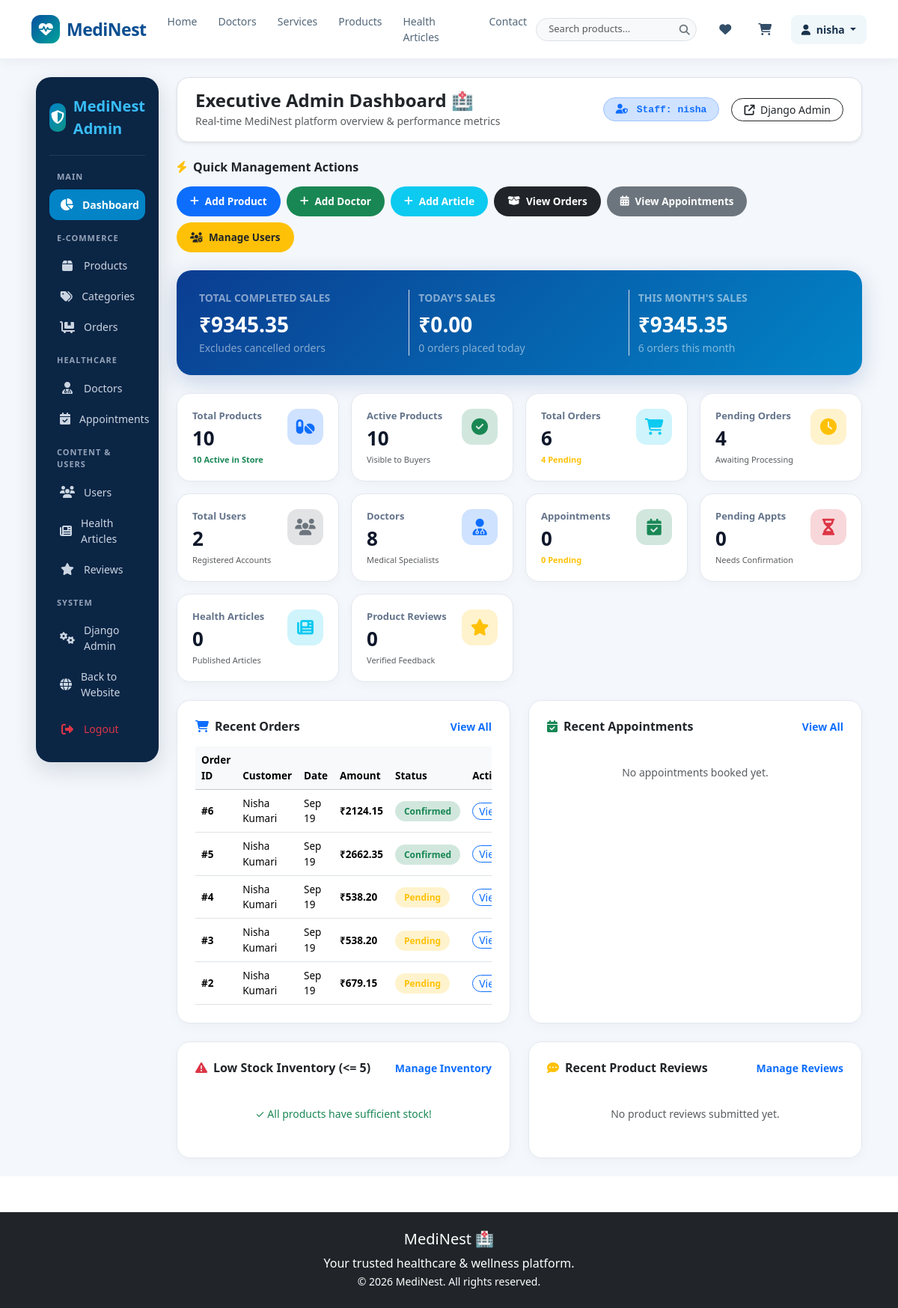
The page /admin-dashboard/ (signed in) on the database as committed earlier.
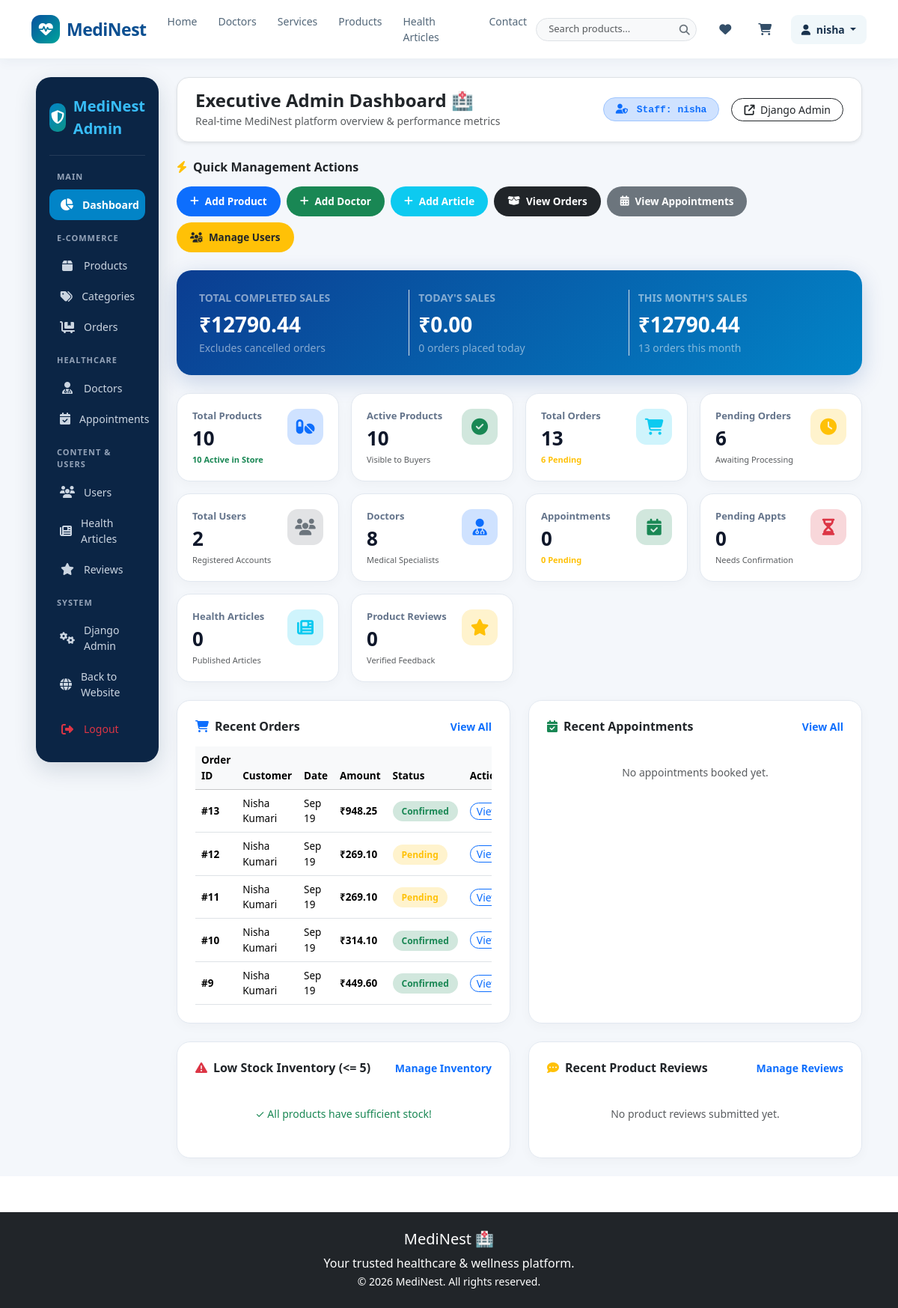
The same page on the database as committed later.
### orders/models.py (models this page shows, shortened)
class Order(models.Model):
    PAYMENT_CHOICES = [
        ("razorpay", "Razorpay"),
        ("cod", "Cash on Delivery"),
    ]
    STATUS_CHOICES = [
        ("pending", "Pending"),
        ("confirmed", "Confirmed"),
        ("shipped", "Shipped"),
        ("delivered", "Delivered"),
        ("cancelled", "Cancelled"),
    ]
    user = models.ForeignKey(
        settings.AUTH_USER_MODEL,
        on_delete=models.CASCADE
    )
    full_name = models.CharField(max_length=150)
    phone = models.CharField(max_length=20)
    address_line1 = models.CharField(max_length=255)
    address_line2 = models.CharField(max_length=255, blank=True)
    city = models.CharField(max_length=100)
    state = models.CharField(max_length=100)
    pincode = models.CharField(max_length=10)
    payment_method = models.CharField(
        max_length=20,
        choices=PAYMENT_CHOICES,
        default="cod"
    )
    status = models.CharField(
        max_length=20,
        choices=STATUS_CHOICES,
        default="pending"
    )
    razorpay_order_id = models.CharField(
        max_length=255,
        blank=True,
        null=True
    )
    razorpay_payment_id = models.CharField(
        max_length=255,
        blank=True,
        null=True
    )
    razorpay_signature = models.CharField(
        max_length=255,
        blank=True,
        null=True
    )
    invoice_number = models.CharField(
        max_length=50,
        blank=True,
        null=True
    )
    paid_at = models.DateTimeField(blank=True, null=True)
    total_amount = models.DecimalField(
        max_digits=10,
        decimal_places=2
    )
    created_at = models.DateTimeField(auto_now_add=True)

### core/views.py (the view, shortened to what this page needs)
# urls.py: path("admin-dashboard/", admin_dashboard, name="admin_dashboard"),
@login_required
def admin_dashboard(request):
    total_products = Product.objects.count()
    active_products = Product.objects.filter(is_active=True).count()
    total_orders = Order.objects.count()
    pending_orders = Order.objects.filter(status="pending").count()
    total_users = User.objects.count()
    total_doctors = Doctor.objects.count()
    total_appointments = Appointment.objects.count()
    pending_appointments = Appointment.objects.filter(status="Pending").count()
    total_articles = Article.objects.count()
    total_reviews = ProductReview.objects.count()
    now = timezone.now()
    today = now.date()
    total_sales = Order.objects.exclude(status="cancelled").aggregate(
        total=Sum("total_amount")
    )["total"] or 0
    today_orders = Order.objects.filter(created_at__date=today).count()
    today_sales = Order.objects.filter(created_at__date=today).exclude(status="cancelled").aggregate(
        total=Sum("total_amount")
    )["total"] or 0
    month_orders = Order.objects.filter(created_at__year=now.year, created_at__month=now.month).count()
    month_sales = Order.objects.filter(created_at__year=now.year, created_at__month=now.month).exclude(status="cancelled").aggregate(
        total=Sum("total_amount")
    )["total"] or 0
    recent_orders = Order.objects.select_related("user").order_by("-created_at")[:5]
    recent_appointments = Appointment.objects.select_related("user", "doctor").order_by("-created_at")[:5]
    low_stock_products = Product.objects.filter(stock__lte=5, is_active=True).select_related("category").order_by("stock")[:5]
    recent_reviews = ProductReview.objects.select_related("product", "user").order_by("-created_at")[:5]
    context = {
        "total_products": total_products,
        "active_products": active_products,
        "total_orders": total_orders,
        "pending_orders": pending_orders,
        "total_users": total_users,
        "total_doctors": total_doctors,
        "total_appointments": total_appointments,
        "pending_appointments": pending_appointments,
        "total_articles": total_articles,
        "total_reviews": total_reviews,
        "total_sales": total_sales,
        "today_orders": today_orders,
        "today_sales": today_sales,
        "month_orders": month_orders,
        "month_sales": month_sales,
        "recent_orders": recent_orders,
        "recent_appointments": recent_appointments,
        "low_stock_products": low_stock_products,
        "recent_reviews": recent_reviews,
    }
    return render(request, "core/admin_dashboard.html", context)

### core/templates/core/admin_dashboard.html (shortened to what the changed rows need)
{% extends "base.html" %}
{% block content %}
<div class="admin-wrapper py-4">
    <div class="container-fluid px-lg-5">
        <div class="row g-4">
            <div class="col-lg-9 col-xl-10">
                <div class="sales-banner mb-4">
                    <div class="row align-items-center g-4 text-center text-md-start">
                        <div class="col-md-4 border-end border-white-50">
                            <div class="text-white-50 small fw-semibold text-uppercase">Total Completed Sales</div>
                            <div class="sales-val mt-1">₹{{ total_sales|floatformat:2 }}</div>
                            <div class="small text-white-50">Excludes cancelled orders</div>
                        </div>
                        <div class="col-md-4">
                            <div class="text-white-50 small fw-semibold text-uppercase">This Month's Sales</div>
                            <div class="sales-val mt-1">₹{{ month_sales|floatformat:2 }}</div>
                            <div class="small text-white-50">{{ month_orders }} order{% if month_orders != 1 %}s{% endif %} this month</div>
                        </div>
                    </div>
                </div>
                <div class="row g-3 mb-4">
                    <div class="col-6 col-sm-4 col-xl-2.4 col-lg-3">
                        <div class="stat-card">
                            <div class="d-flex justify-content-between align-items-start">
                                <div>
                                    <div class="stat-label">Total Orders</div>
                                    <div class="stat-number">{{ total_orders }}</div>
                                </div>
                                <div class="stat-icon bg-info-subtle text-info">
                                </div>
                            </div>
                            <small class="text-warning fw-semibold mt-2 d-block" style="font-size: 11px;">
                                {{ pending_orders }} Pending
                            </small>
                        </div>
                    </div>
                    <div class="col-6 col-sm-4 col-xl-2.4 col-lg-3">
                        <div class="stat-card">
                            <div class="d-flex justify-content-between align-items-start">
                                <div>
                                    <div class="stat-label">Pending Orders</div>
                                    <div class="stat-number">{{ pending_orders }}</div>
                                </div>
                            </div>
                        </div>
                    </div>
                </div>
                <div class="row g-4 mb-4">
                    <div class="col-xl-6">
                        <div class="table-card h-100">
                            {% if recent_orders %}
                            <div class="table-responsive">
                                <table class="table table-hover align-middle mb-0" style="font-size: 13.5px;">
                                    <thead class="table-light">
                                        <tr>
                                            <th>Order ID</th>
                                            <th>Customer</th>
                                            <th>Date</th>
                                            <th>Amount</th>
                                            <th>Status</th>
                                            <th>Action</th>
                                        </tr>
                                    </thead>
                                    <tbody>
                                        {% for order in recent_orders %}
                                        <tr>
                                            <td class="fw-bold">#{{ order.id }}</td>
                                            <td>{{ order.full_name|default:order.user.username }}</td>
                                            <td>{{ order.created_at|date:"M d" }}</td>
                                            <td class="fw-bold">₹{{ order.total_amount|floatformat:2 }}</td>
                                            <td>
                                                <span class="badge-status {% if order.status == 'pending' %}bg-warning-subtle text-warning{% elif order.status == 'delivered' or order.status == 'confirmed' %}bg-success-subtle text-success{% else %}bg-secondary-subtle text-secondary{% endif %}">
                                                    {{ order.status|title }}
                                                </span>
                                            </td>
                                            <td>
                                                <a href="/admin/orders/order/{{ order.id }}/change/" class="btn btn-sm btn-outline-primary py-0 rounded-pill" target="_blank">
                                                    View
                                                </a>
                                            </td>
                                        </tr>
                                        {% endfor %}
                                    </tbody>
                                </table>
                            </div>
                            {% else %}
                            <div class="text-center py-4 text-muted small">No orders recorded yet.</div>
                            {% endif %}
                        </div>
                    </div>
                </div>
            </div>
        </div>
    </div>
</div>
{% endblock %}

Rows that differ between the two databases and show on the page:
no longer on this page (row unchanged): Order: id "6", full_name "Nisha Kumari", created_at "Sep 19", total_amount "2124.15", status "Confirmed"
no longer on this page (row unchanged): Order: id "5", full_name "Nisha Kumari", created_at "Sep 19", total_amount "2662.35", status "Confirmed"
no longer on this page (row unchanged): Order: id "4", full_name "Nisha Kumari", created_at "Sep 19", total_amount "538.20", status "Pending"
no longer on this page (row unchanged): Order: id "3", full_name "Nisha Kumari", created_at "Sep 19", total_amount "538.20", status "Pending"
no longer on this page (row unchanged): Order: id "2", full_name "Nisha Kumari", created_at "Sep 19", total_amount "679.15", status "Pending"
added Order: id "13", full_name "Nisha Kumari", created_at "Sep 19", total_amount "948.25", status "Confirmed"
added Order: id "12", full_name "Nisha Kumari", created_at "Sep 19", total_amount "269.10", status "Pending"
added Order: id "11", full_name "Nisha Kumari", created_at "Sep 19", total_amount "269.10", status "Pending"
added Order: id "10", full_name "Nisha Kumari", created_at "Sep 19", total_amount "314.10", status "Confirmed"
added Order: id "9", full_name "Nisha Kumari", created_at "Sep 19", total_amount "449.60", status "Confirmed"
Other text that changed with them:
{{ total_sales|floatformat:2 }}: "9345.35" → "12790.44"
{{ month_sales|floatformat:2 }}: "9345.35" → "12790.44"
{{ month_orders }}: "6" → "13"
{{ total_orders }}: "6" → "13"
{{ pending_orders }}: "4" → "6"
